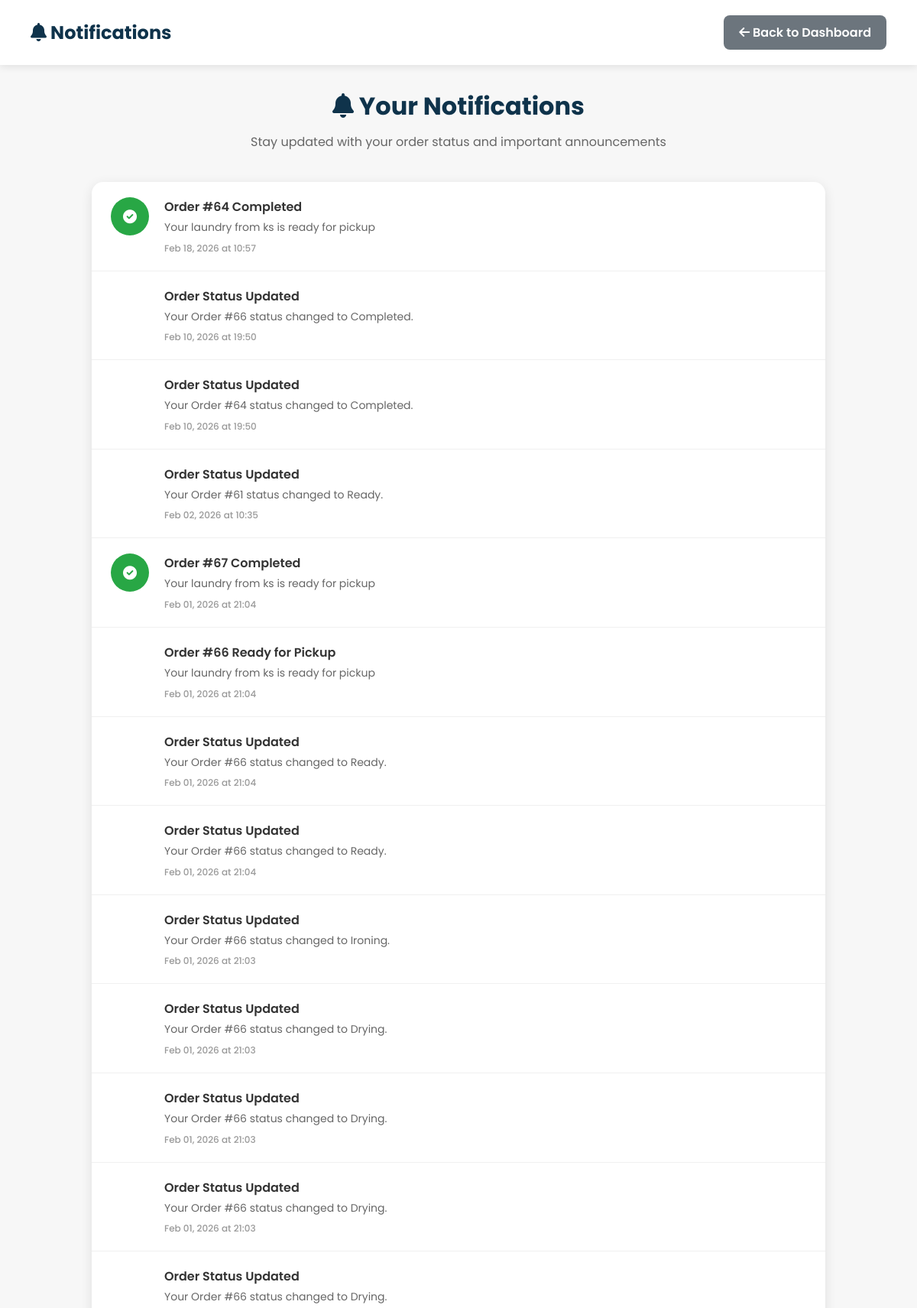
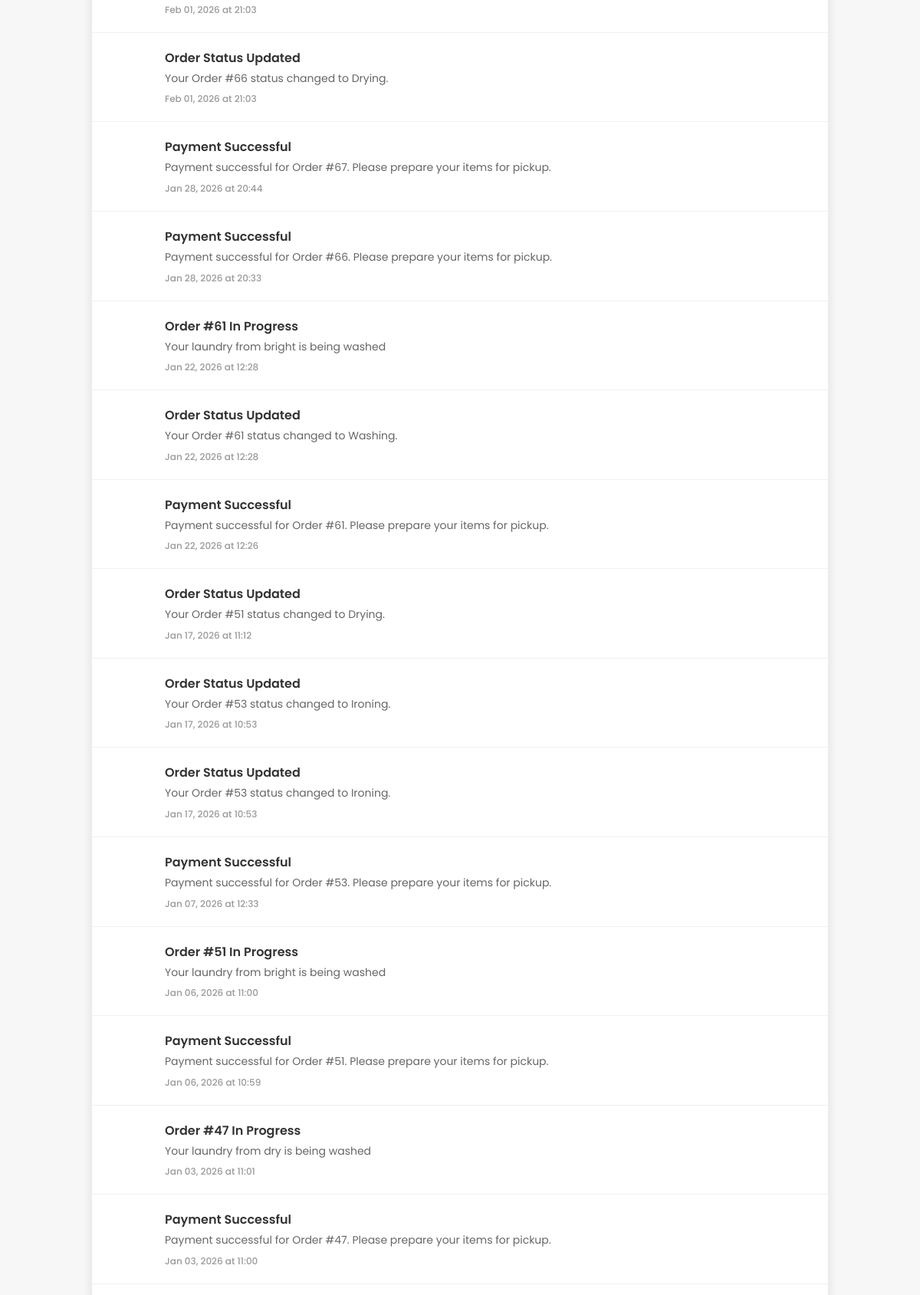
/notifications/ (signed in, upper part), run on the app's committed database (2 pictures, top to bottom).
### shop/models.py (models this page shows)
class Notification(models.Model):
    user = models.ForeignKey(User, null=True, blank=True, on_delete=models.CASCADE)
    shop = models.ForeignKey(LaundryShop, null=True, blank=True, on_delete=models.CASCADE)
    title = models.CharField(max_length=200)
    message = models.TextField()
    notification_type = models.CharField(max_length=50)
    icon = models.CharField(max_length=50, default='fas fa-bell')
    color = models.CharField(max_length=20, default='#3498db')
    is_read = models.BooleanField(default=False)
    created_at = models.DateTimeField(default=timezone.now)

### shop/views.py (the view)
# urls.py: path("notifications/", views.notifications_view, name="notifications"),
@login_required
def notifications_view(request):
    create_order_notifications(request.user)
    create_welcome_notifications(request.user)
    Notification.objects.filter(user=request.user, is_read=False).update(is_read=True)
    notifications = Notification.objects.filter(user=request.user).order_by('-created_at')
    notifications = [
        {
            'type': notification.notification_type,
            'title': notification.title,
            'message': notification.message,
            'time': notification.created_at,
            'icon': notification.icon,
            'color': notification.color,
            'is_read': notification.is_read
        }
        for notification in notifications
    ]
    return render(request, 'notifications.html', {
        'notifications': notifications
    })

### shop/views.py (called while the page is built)
def create_welcome_notifications(user):
    if not Notification.objects.filter(user=user, notification_type='welcome').exists():
        Notification.objects.create(
            user=user,
            title='Welcome to Shine & Bright!',
            message='Thanks for joining our laundry service. Start by exploring nearby shops.',
            notification_type='welcome',
            icon='fas fa-handshake',
            color='#9b59b6'
        )
    if not Notification.objects.filter(user=user, notification_type='profile_reminder').exists():
        Notification.objects.create(
            user=user,
            title='Complete Your Profile',
            message='Update your profile with your city information to get personalized service recommendations.',
            notification_type='profile_reminder',
            icon='fas fa-user-edit',
            color='#3498db'
        )

### shop/templates/notifications.html (shortened to what this page needs)
{% load static %}
<!DOCTYPE html>
<html lang="en">
<head>
    <link rel="stylesheet" href="https://cdnjs.cloudflare.com/ajax/libs/font-awesome/6.0.0-beta3/css/all.min.css">
</head>
<body>
    <div class="header">
        <h1><i class="fas fa-bell"></i> Notifications</h1>
        <div>
            <a href="{% url 'dashboard' %}" class="btn btn-secondary">
                <i class="fas fa-arrow-left"></i> Back to Dashboard
            </a>
        </div>
    </div>
    <div class="container">
        <div class="page-title">
            <h1><i class="fas fa-bell"></i> Your Notifications</h1>
            <p>Stay updated with your order status and important announcements</p>
        </div>
        <div class="notifications-container">
            {% if notifications %}
                {% for notification in notifications %}
                    <div class="notification-item notification-{{ notification.type }}">
                        <div class="notification-icon">
                            <i class="{{ notification.icon }}"></i>
                        </div>
                        <div class="notification-content">
                            <div class="notification-title">{{ notification.title }}</div>
                            <div class="notification-message">{{ notification.message }}</div>
                            <div class="notification-time">
                                {{ notification.time|date:"M d, Y" }} at {{ notification.time|date:"H:i" }}
                            </div>
                        </div>
                    </div>
                {% endfor %}
            {% endif %}
        </div>
    </div>
</body>
</html>

### shop/templates/notifications.html (style rules this page uses)
* { margin: 0; padding: 0; font-family: "Poppins", sans-serif; box-sizing: border-box; }
body { background: #f7f7f7; min-height: 100vh; }
:root { --primary-color: #0f334bff; --secondary-color: #6c757d; }
.header { background: white; padding: 20px 40px; box-shadow: 0 2px 10px rgba(0,0,0,0.1); display: flex; justify-content: space-between; align-items: center; }
.header h1 { color: var(--primary-color); font-size: 24px; }
.btn { padding: 10px 20px; border-radius: 8px; text-decoration: none; font-weight: 600; transition: all 0.3s; border: none; cursor: pointer; display: inline-block; }
.btn-secondary { background: var(--secondary-color); color: white; }
.container { max-width: 1000px; margin: 0 auto; padding: 30px 20px; }
.page-title { text-align: center; margin-bottom: 40px; color: var(--primary-color); }
.page-title h1 { font-size: 32px; margin-bottom: 10px; }
.page-title p { color: #666; font-size: 16px; }
.notifications-container { background: white; border-radius: 15px; box-shadow: 0 4px 15px rgba(0,0,0,0.1); overflow: hidden; }
.notification-item { display: flex; align-items: flex-start; padding: 20px 25px; border-bottom: 1px solid #f0f0f0; transition: background 0.2s; }
.notification-icon { width: 50px; height: 50px; border-radius: 50%; display: flex; align-items: center; justify-content: center; color: white; font-size: 18px; margin-right: 20px; flex-shrink: 0; }
.notification-content { flex: 1; }
.notification-title { font-size: 16px; font-weight: 600; color: #333; margin-bottom: 5px; }
.notification-message { color: #666; font-size: 14px; line-height: 1.4; margin-bottom: 8px; }
.notification-time { color: #999; font-size: 12px; font-weight: 500; }
.notification-completed .notification-icon { background: #28a745; }

### data on the page
Notification: title "Order #64 Completed", message "Your laundry from ks is ready for pickup", time "Feb 18, 2026", time "10:57"
Notification: title "Order Status Updated", message "Your Order #66 status changed to Completed.", time "Feb 10, 2026", time "19:50"
Notification: title "Order Status Updated", message "Your Order #64 status changed to Completed.", time "Feb 10, 2026", time "19:50"
Notification: title "Order Status Updated", message "Your Order #61 status changed to Ready.", time "Feb 02, 2026", time "10:35"
Notification: title "Order #67 Completed", message "Your laundry from ks is ready for pickup", time "Feb 01, 2026", time "21:04"
Notification: title "Order #66 Ready for Pickup", message "Your laundry from ks is ready for pickup", time "Feb 01, 2026", time "21:04"
Notification: title "Order Status Updated", message "Your Order #66 status changed to Ready.", time "Feb 01, 2026", time "21:04"
Notification: title "Order Status Updated", message "Your Order #66 status changed to Ready.", time "Feb 01, 2026", time "21:04"
Notification: title "Order Status Updated", message "Your Order #66 status changed to Ironing.", time "Feb 01, 2026", time "21:03"
Notification: title "Order Status Updated", message "Your Order #66 status changed to Drying.", time "Feb 01, 2026", time "21:03"
Notification: title "Order Status Updated", message "Your Order #66 status changed to Drying.", time "Feb 01, 2026", time "21:03"
Notification: title "Order Status Updated", message "Your Order #66 status changed to Drying.", time "Feb 01, 2026", time "21:03"
Notification: title "Order Status Updated", message "Your Order #66 status changed to Drying.", time "Feb 01, 2026", time "21:03"
Notification: title "Order Status Updated", message "Your Order #66 status changed to Drying.", time "Feb 01, 2026", time "21:03"
Notification: title "Payment Successful", message "Payment successful for Order #67. Please prepare your items for pickup.", time "Jan 28, 2026", time "20:44"
Notification: title "Payment Successful", message "Payment successful for Order #66. Please prepare your items for pickup.", time "Jan 28, 2026", time "20:33"
Notification: title "Order #61 In Progress", message "Your laundry from bright is being washed", time "Jan 22, 2026", time "12:28"
Notification: title "Order Status Updated", message "Your Order #61 status changed to Washing.", time "Jan 22, 2026", time "12:28"
Notification: title "Payment Successful", message "Payment successful for Order #61. Please prepare your items for pickup.", time "Jan 22, 2026", time "12:26"
Notification: title "Order Status Updated", message "Your Order #51 status changed to Drying.", time "Jan 17, 2026", time "11:12"
Notification: title "Order Status Updated", message "Your Order #53 status changed to Ironing.", time "Jan 17, 2026", time "10:53"
Notification: title "Order Status Updated", message "Your Order #53 status changed to Ironing.", time "Jan 17, 2026", time "10:53"
Notification: title "Payment Successful", message "Payment successful for Order #53. Please prepare your items for pickup.", time "Jan 07, 2026", time "12:33"
Notification: title "Order #51 In Progress", message "Your laundry from bright is being washed", time "Jan 06, 2026", time "11:00"
Notification: title "Payment Successful", message "Payment successful for Order #51. Please prepare your items for pickup.", time "Jan 06, 2026", time "10:59"
Notification: title "Order #47 In Progress", message "Your laundry from dry is being washed", time "Jan 03, 2026", time "11:01"
Notification: title "Payment Successful", message "Payment successful for Order #47. Please prepare your items for pickup.", time "Jan 03, 2026", time "11:00"
